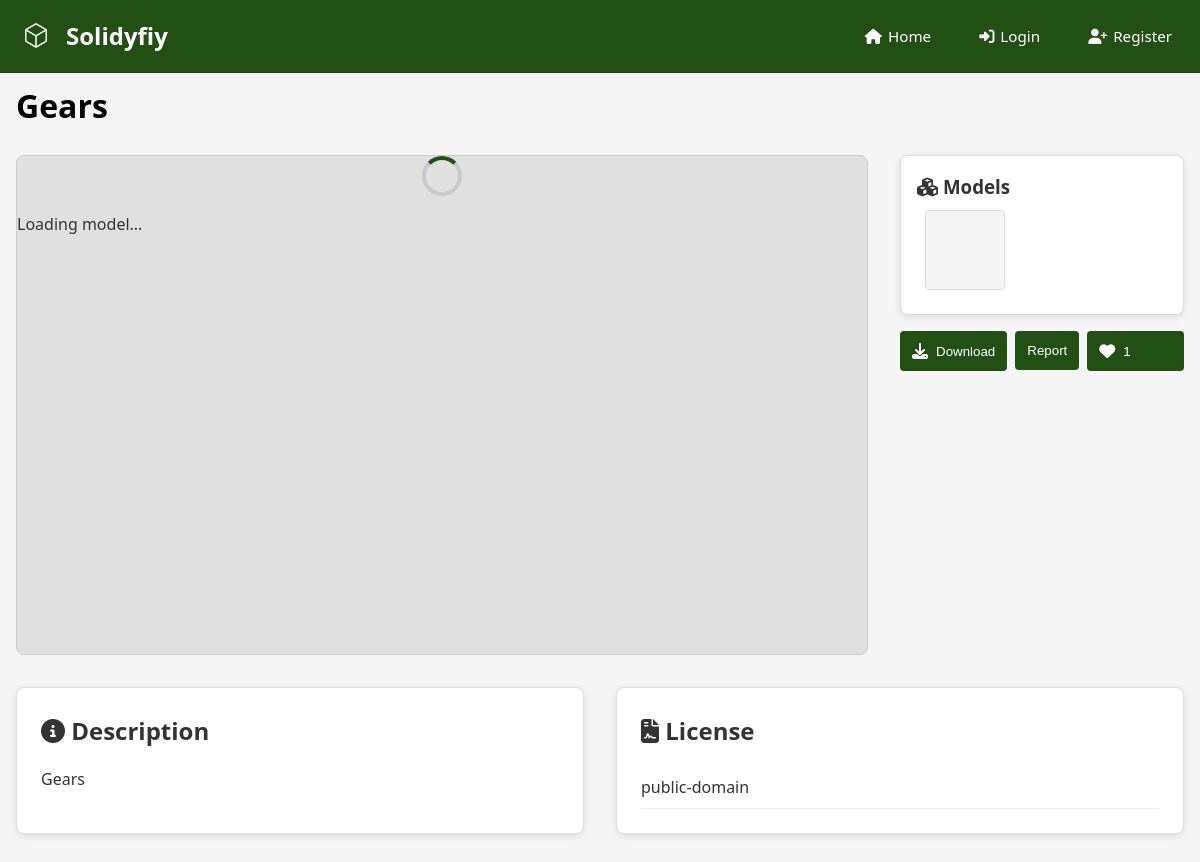
The app's page /project/1 with its own data.
### my_flask_app/models.py (models this page shows)
class Project(db.Model):
    id = db.Column(db.Integer, primary_key=True)
    title = db.Column(db.String(120), nullable=False)
    description = db.Column(db.Text, nullable=False)
    cover_image = db.Column(db.String(255))
    user_id = db.Column(db.Integer, db.ForeignKey('user.id'), nullable=False)
    created_at = db.Column(db.DateTime, default=datetime.utcnow)
    models = db.relationship('Model', backref='project', lazy=True)
    models = db.relationship('Model', backref='project', cascade="all, delete-orphan")
    type = db.Column(db.String(50), nullable=False, default='Normal')

class Model(db.Model):
    id = db.Column(db.Integer, primary_key=True)
    name = db.Column(db.String(120), nullable=False)
    filename = db.Column(db.String(255), nullable=False)
    original_filename = db.Column(db.String,nullable=False)
    project_id = db.Column(db.Integer, db.ForeignKey('project.id'), nullable=True)
    license = db.Column(db.String(100))
    directive = db.Column(db.String(100))

### my_flask_app/app.py (the view)
@app.route('/project/<int:project_id>')
def project_detail(project_id):
    project = Project.query.get_or_404(project_id)
    current_user_id = session.get('user_id')
    liked = False
    if current_user_id:
        liked = any(like.user_id == current_user_id for like in project.likes)
    return render_template('model.html', project=project,liked=liked, SUPABASE_URL=SUPABASE_URL)

### my_flask_app/templates/model.html (shortened to what this page needs)
<!DOCTYPE html>
<html lang="en">
<head>
    <link rel="stylesheet" href="{{ url_for('static', filename='model.css') }}">
    <link rel="stylesheet" href="https://cdnjs.cloudflare.com/ajax/libs/font-awesome/5.15.3/css/all.min.css">
    <link rel="stylesheet" href="https://cdnjs.cloudflare.com/ajax/libs/font-awesome/6.5.0/css/all.min.css" />
</head>
<body>
    <nav class="main-nav">
        <div class="nav-brand">
            <a href="/"><img src="{{ url_for('static', filename='logo.png') }}" style="height: 40px; vertical-align: middle;"> Solidyfiy</a>
        </div>
        <div class="nav-links">
            <a href="/"><i class="fas fa-home"></i> Home</a>
            {% if 'user' in session %}
                <a href="/forum"><i class="fas fa-comments"></i> Forum</a>
                <a href="/frc">FRC</a>
                <a href="/upload"><i class="fas fa-upload"></i> Upload</a>
                <a href="/profile"><i class="fas fa-user"></i> Profile</a>
            {% else %}
                <a href="/login"><i class="fas fa-sign-in-alt"></i> Login</a>
                <a href="/register"><i class="fas fa-user-plus"></i> Register</a>
            {% endif %}
        </div>
    </nav>
    <div class="container">
        <h1 class="page-title">{{ project.title }}</h1>
        <div class="model-content">
            <div class="model-viewer-container">
                <div id="main-viewer" data-url="{{ SUPABASE_URL }}/storage/v1/object/public/uploads/{{ project.models[0].filename }}">
                    <div class="loading-spinner">
                        <div class="spinner"></div>
                        <p>Loading model...</p>
                    </div>
                </div>
            </div>
            <div class="model-sidebar">
                <div class="model-thumbnails">
                    <h3><i class="fas fa-cubes"></i> Models</h3>
                    <div class="thumbnail-list">
                        {% for model in project.models %}
                        <div class="thumbnail-item" data-url="{{ SUPABASE_URL }}/storage/v1/object/public/uploads/{{ model.filename }}">
                            <div class="thumbnail-viewer"></div>
                        </div>
                        {% endfor %}
                    </div>
                </div>
                <div class="model-actions">
                    <button id="downloadBtn" class="action-btn download-btn" data-project-id="{{ project.id }}">
                        <i class="fas fa-download"></i> Download
                    </button>
                    <form action="{{ url_for('report') }}" method="POST" class="report-form">
                        <button type="submit" class="submit-button">Report</button>
                    </form>
                    <button id="like-btn" class="action-btn" data-liked="{{ current_user in project.likes|map(attribute='user')|list }}">
                        <i class="fas fa-heart"></i>
                        <span id="like-count">{{ project.likes|length }}</span>
                    </button>
                </div>
            </div>
        </div>
        <div class="info-sections">
            <div class="description-section">
                <h2><i class="fas fa-info-circle"></i> Description</h2>
                <div class="description-content">
                    {{ project.description if project.description else "No description available" }}
                </div>
            </div>
            <div class="license-section">
                <h2><i class="fas fa-file-contract"></i> License</h2>
                <ul class="license-list">
                    {% set unique_licenses = [] %}
                    {% for model in project.models %}
                        {% if model.license not in unique_licenses %}
                            <li>{{ model.license|default("License not specified") }}</li>
                        {% endif %}
                    {% endfor %}
                </ul>
            </div>
        </div>
    </div>
</body>
</html>

### my_flask_app/static/model.css (style rules this page uses)
* { margin: 0; padding: 0; box-sizing: border-box; }
body { font-family: 'Segoe UI', Tahoma, Geneva, Verdana, sans-serif; background-color: #f5f5f5; color: #333333; line-height: 1.6; }
.main-nav { background: rgb(33, 79, 20); padding: 1rem; display: flex; justify-content: space-between; align-items: center; position: fixed; width: 100%; top: 0; z-index: 1000; border-bottom: 1px solid rgba(0,0,0,0.1); }
.nav-brand { font-weight: 700; font-size: 1.5rem; color: #ffffff; display: flex; align-items: center; gap: 10px; }
.nav-brand a { text-decoration: none; font-weight: 700; font-size: 1.5rem; color: #ffffff; display: flex; align-items: center; gap: 10px; }
.nav-links { display: flex; gap: 1.5rem; }
.nav-links a { color: #ffffff; text-decoration: none; display: flex; align-items: center; gap: 0.5rem; font-size: 0.95rem; font-weight: 500; padding: 8px 12px; gap: 6px; border-radius: 6px; }
.container { max-width: 1200px; margin: 5rem auto 2rem; padding: 0 1rem; }
.page-title { margin-bottom: 1.5rem; color: #000000; }
.model-content { display: flex; gap: 2rem; margin-bottom: 2rem; }
.model-viewer-container { flex: 3; }
#main-viewer { width: 100%; height: 500px; background: #e0e0e0; border: 1px solid #cccccc; border-radius: 8px; overflow: hidden; position: relative; }
.thumbnail-viewer { width: 80px; height: 80px; background: #f0f0f0; border: 1px solid #dddddd; border-radius: 4px; }
.spinner { border: 4px solid rgba(0, 0, 0, 0.1); border-radius: 50%; border-top: 4px solid rgb(33, 79, 20); width: 40px; height: 40px; animation: spin 1s linear infinite; margin: 0 auto 1rem; }
.model-sidebar { flex: 1; }
.model-thumbnails { background: #ffffff; padding: 1rem; border-radius: 8px; margin-bottom: 1rem; border: 1px solid #dddddd; box-shadow: 0 2px 8px rgba(0,0,0,0.1); }
.thumbnail-list { display: flex; flex-direction: column; gap: 1rem; }
.thumbnail-item { display: flex; align-items: center; gap: 1rem; padding: 0.5rem; cursor: pointer; border-radius: 4px; transition: background 0.2s; }
.thumbnail-viewer { width: 80px; height: 80px; background: #f5f5f5; border-radius: 4px; }
.model-actions { display: flex; gap: 0.5rem; }
.submit-button, .action-btn { padding: 0.75rem; background: rgb(33, 79, 20); color: white; border: none; border-radius: 4px; cursor: pointer; display: flex; align-items: center; gap: 0.5rem; flex: 1; }
.info-sections { display: flex; gap: 2rem; }
.description-section, .license-section { flex: 1; background: #ffffff; padding: 1.5rem; border-radius: 8px; border: 1px solid #dddddd; box-shadow: 0 2px 8px rgba(0,0,0,0.1); }
.description-content { margin-top: 1rem; color: #333333; }
.license-list { list-style: none; margin-top: 1rem; }
.license-list li { padding: 0.5rem 0; border-bottom: 1px solid #eeeeee; color: #333333; }
.thumbnail-list { display: flex; flex-direction: column; gap: 1rem; max-height: 400px; overflow-y: auto; padding-right: 8px; }
.thumbnail-list { scrollbar-width: thin; scrollbar-color: rgb(33, 79, 20) #f0f0f0; }
.action-btn i { font-size: 1rem; }

### records on screen
Project: title "Gears", description "Gears"
Model: license "public-domain"

### other values on screen
{{ project.likes|length }} "1"
